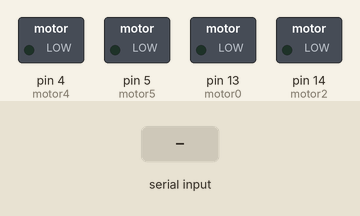
Simulated run of this sketch. Board: Arduino Uno, built with avr-gcc and run on an emulated ATmega328P. On the bench: switched loads named in the sketch (green lamp = pin HIGH). The test bench sets the inputs (shaded band).

Above: at 1.2 s.
1.3 s: byte 1 (1) received over Serial
At 1.9 s:
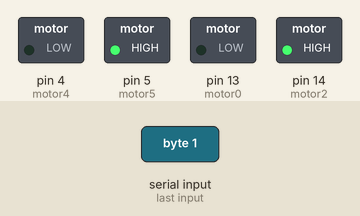
At 2.4 s:
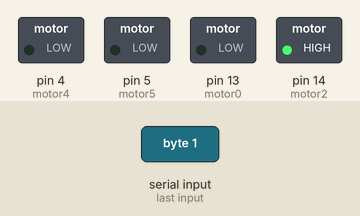
Timing chart, 0 to 4.3 s (numbered marks = the images above; inputs shaded):
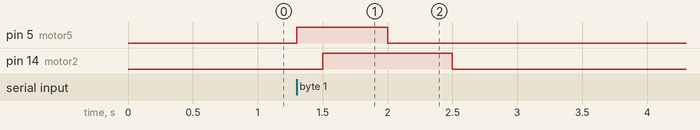

Measured:
- after the input at 1.3 s, pin 5 (motor5): LOW → HIGH at once, → LOW 0.70 s later; pin 14 (motor2): LOW → HIGH after 0.20 s, → LOW 1.0 s later

The sketch:

sketch_m4_copy_20240708154342.ino
```cpp
int motor0 = 13; // GPIO13を使用
int motor2 = 14; // GPIO14を使用
int motor4 = 4;
int motor5 = 5;
byte command; // byte 型でコマンドを受け取る

void setup() {
  Serial.begin(115200); // シリアル通信を開始
  pinMode(motor0, OUTPUT);
  pinMode(motor2, OUTPUT);
  pinMode(motor4, OUTPUT);
  pinMode(motor5, OUTPUT);
  digitalWrite(motor0, LOW); // 初期状態をモーターフリーモードに設定
  digitalWrite(motor2, LOW);
  digitalWrite(motor4, LOW); // 初期状態をモーターフリーモードに設定
  digitalWrite(motor5, LOW);
}

void loop() {
  if (Serial.available() > 0) {
    command = Serial.read(); // シリアルからコマンドを byte 型として読み取る
    if (command == 1) {
      // motor4とmotor5を先に動かす
      digitalWrite(motor4, LOW);
      digitalWrite(motor5, HIGH);

      // 遅延を追加 (例: 500ミリ秒)
      delay(200);

      // motor0とmotor2を遅れて動かす
      digitalWrite(motor0, LOW);
      digitalWrite(motor2, HIGH);

      // 0.5秒後に全てのモーターを停止
      delay(500);
      digitalWrite(motor4, LOW);
      digitalWrite(motor5, LOW);

      delay(500);
      digitalWrite(motor0, LOW);
      digitalWrite(motor2, LOW);


    } else if (command == 0) {
      // 全てのモーターを停止
      digitalWrite(motor0, LOW);
      digitalWrite(motor2, LOW);
      digitalWrite(motor4, LOW);
      digitalWrite(motor5, LOW);
    }
  }
}
```
